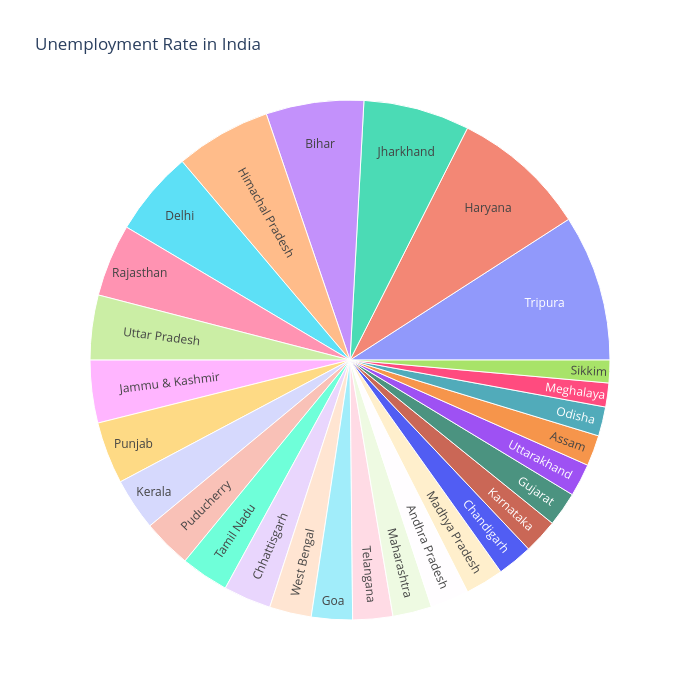

The notebook cell saved with this chart:
### Code cell
unemploment = data[["Region", "Estimated Unemployment Rate (%)"]]
fig = px.sunburst(unemploment, path=["Region"], 
                     values="Estimated Unemployment Rate (%)", 
                     width=700, height=700, color_continuous_scale="RdY1Gn", 
                     title="Unemployment Rate in India")

fig.show()

### Figure 1 — Plotly figure (JSON) as saved in the notebook; plotly's stock layout.template omitted (floating-point values rounded to 4 significant figures)
{"data": [{"branchvalues": "total", "domain": {"x": [0, 1], "y": [0, 1]}, "hovertemplate": "labels=%{label}<br>Estimated Unemployment Rate (%)=%{value}<br>parent=%{parent}<br>id=%{id}<extra></extra>", "ids": ["Andhra Pradesh", "Assam", "Bihar", "Chhattisgarh", "Delhi", "Goa", "Gujarat", "Haryana", "Himachal Pradesh", "Jammu & Kashmir", "Jharkhand", "Karnataka", "Kerala", "Madhya Pradesh", "Maharashtra", "Meghalaya", "Odisha", "Puducherry", "Punjab", "Rajasthan", "Sikkim", "Tamil Nadu", "Telangana", "Tripura", "Uttar Pradesh", "Uttarakhand", "West Bengal", "Chandigarh"], "labels": ["Andhra Pradesh", "Assam", "Bihar", "Chhattisgarh", "Delhi", "Goa", "Gujarat", "Haryana", "Himachal Pradesh", "Jammu & Kashmir", "Jharkhand", "Karnataka", "Kerala", "Madhya Pradesh", "Maharashtra", "Meghalaya", "Odisha", "Puducherry", "Punjab", "Rajasthan", "Sikkim", "Tamil Nadu", "Telangana", "Tripura", "Uttar Pradesh", "Uttarakhand", "West Bengal", "Chandigarh"], "name": "", "parents": ["", "", "", "", "", "", "", "", "", "", "", "", "", "", "", "", "", "", "", "", "", "", "", "", "", "", "", ""], "type": "sunburst", "values": [209.4, 167.1, 529.7, 258.7, 461.9, 222.6, 186.6, 735.9, 519.1, 340.0, 576.4, 186.9, 283.5, 207.4, 211.6, 129.6, 158.4, 265.6, 336.9, 393.6, 123.2, 260.0, 216.7, 793.8, 351.4, 177.7, 227.5, 191.9]}], "layout": {"height": 700, "legend": {"tracegroupgap": 0}, "title": {"text": "Unemployment Rate in India"}, "width": 700}}
